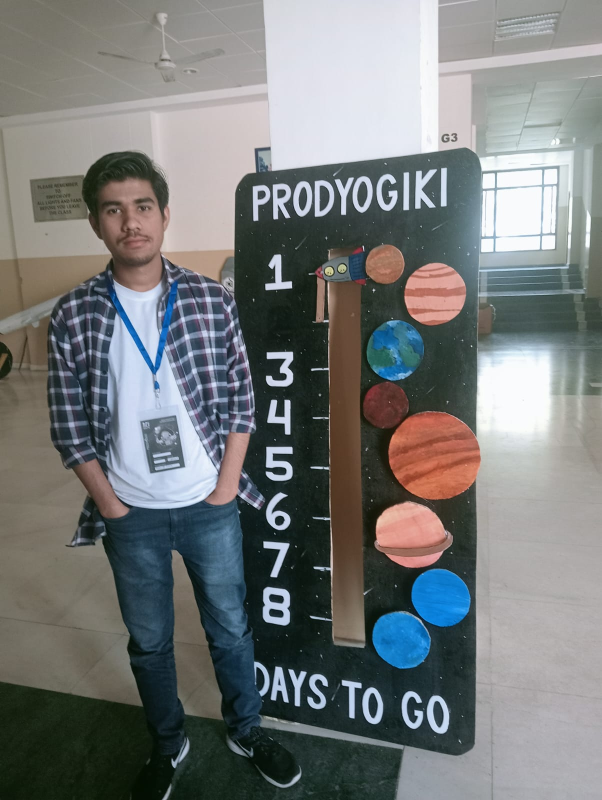
#> input picture my_image/robin.jpg, 1204 x 1600 px, given in place of the camera (shown at 1/2 size)
$ python openCV20.0.py
#> lines starting #> are read from the running program, lines starting #| are printed output that depends on the picture; after the words box and inside, x2 and y2 are one past the last pixel; in counts of white or black regions, pixels touching at a corner belong together
import cv2
import numpy as np

def onTrack1(val):
    global hueLow
    hueLow = val
    print("hue low:", hueLow)

def onTrack2(val):
    global hueHigh
    hueHigh = val
    print("hue high:", hueHigh)


def onTrack3(val):
    global satLow
    satLow = val
    print("sat low:", satLow)

def onTrack4(val):
    global satHigh
    satHigh = val
    print("sat high:", satHigh)

def onTrack5(val):
    global valLow
    valLow = val
    print("val low:", valLow)

def onTrack6(val):
    global valHigh
    valHigh = val
    print("val high:", valHigh)

width = 640
height = 360
x_pos,y_pos=0,0
cam = cv2.VideoCapture(0, cv2.CAP_DSHOW)
cam.set(cv2.CAP_PROP_FRAME_WIDTH, width)
cam.set(cv2.CAP_PROP_FRAME_HEIGHT, height)
cam.set(cv2.CAP_PROP_FPS, 30)
cam.set(cv2.CAP_PROP_FOURCC, cv2.VideoWriter_fourcc(*'MJPG'))

cv2.namedWindow("my tracker")
cv2.moveWindow("my tracker", width, 0)

hueLow, hueHigh = 4, 7
# hueLow2, hueHigh2 = 10, 20
satLow, satHigh = 0, 255
valLow, valHigh = 0, 255


cv2.createTrackbar("hue low", "my tracker", hueLow, 179, onTrack1)
cv2.createTrackbar("hue high", "my tracker", hueHigh, 179, onTrack2)

cv2.createTrackbar("sat low", "my tracker", satLow, 255, onTrack3)
cv2.createTrackbar("sat high", "my tracker", satHigh, 255, onTrack4)
cv2.createTrackbar("val low", "my tracker", valLow, 255, onTrack5)
cv2.createTrackbar("val high", "my tracker", valHigh, 255, onTrack6)

while True:
    ignore, frame = cam.read()
#> frame is the input picture: shape (1600, 1204, 3); mean B, G, R 121.5, 121.7, 118.5
    frameHSV = cv2.cvtColor(frame, cv2.COLOR_BGR2HSV)
#> frameHSV: shape (1600, 1204, 3); mean H, S, V 67.4, 56.4, 131.5
    lowerBound = np.array([hueLow, satLow, valLow])
    upperBound = np.array([hueHigh, satHigh, valHigh])


    myMask = cv2.inRange(frameHSV, lowerBound, upperBound)
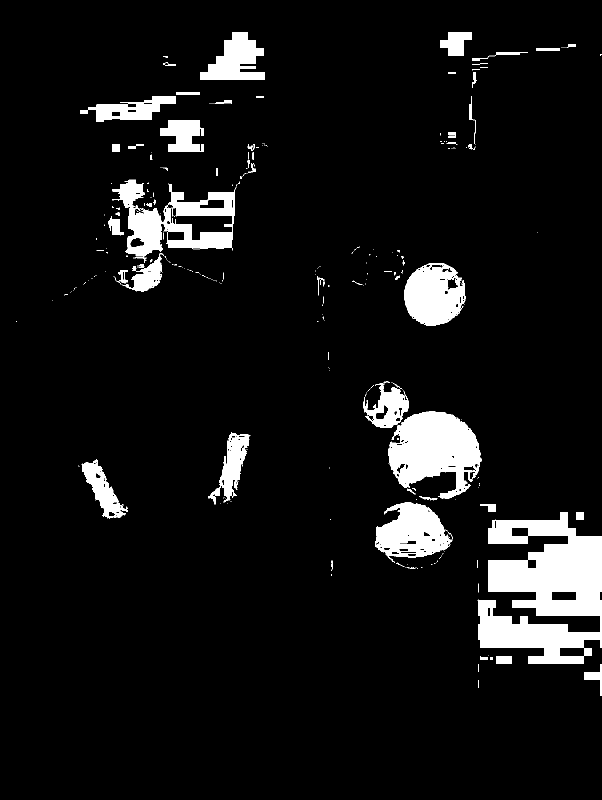
#> myMask: shape (1600, 1204) (shown at 1/2 size); 7.7% white; 324 white regions (246 under 20 px)


    contours, _ = cv2.findContours(myMask, cv2.RETR_EXTERNAL, cv2.CHAIN_APPROX_SIMPLE)
#> contours = 322 contours, 266 with area under 20; largest, box (x1, y1, x2, y2) and area: (955, 1024, 1204, 1328) 48620, (776, 823, 961, 998) 20838, (224, 359, 473, 514) 20406, (808, 526, 932, 652) 11672, (750, 1004, 905, 1126) 11550

    for contour in contours:
        area = cv2.contourArea(contour)
        if area >= 450:

            x, y, w, h = cv2.boundingRect(contour)
            cv2.rectangle(frame, (x, y), (x+w, y+h), (0, 0, 255), 2)
            # cv2.drawContours(frame, [contour], 0, (255, 0, 0), 2)

            x_pos=x
            y_pos=y
            x_pos=int(x_pos/width*1920)
            y_pos=int(y_pos/height*1080)
#> this loop made 322 passes
#> (area, x, y, w, h, x_pos, y_pos) on passes 2, 5, 35, 40, 63, 68, 72, 83, 173, 193, 210, 233: (670, 1168, 1328, 36, 64, 3504, 3984), (464.5, 992, 1312, 32, 16, 2976, 3936), (48619.5, 955, 1024, 249, 304, 2865, 3072), (11550, 750, 1004, 155, 122, 2250, 3012), (4110.5, 163, 919, 93, 118, 489, 2757), (4092.5, 438, 865, 63, 140, 1314, 2595), (20838, 776, 823, 185, 175, 2328, 2469), (4282, 726, 766, 91, 90, 2178, 2298), (11672, 808, 526, 124, 126, 2424, 1578), (2361, 244, 506, 84, 78, 732, 1517), (618.5, 216, 433, 32, 38, 648, 1299), (20406, 224, 359, 249, 155, 672, 1077)
#> area on passes 6, 37, 47, 49, 52: 75.5, 273, 75, 28.5, 273
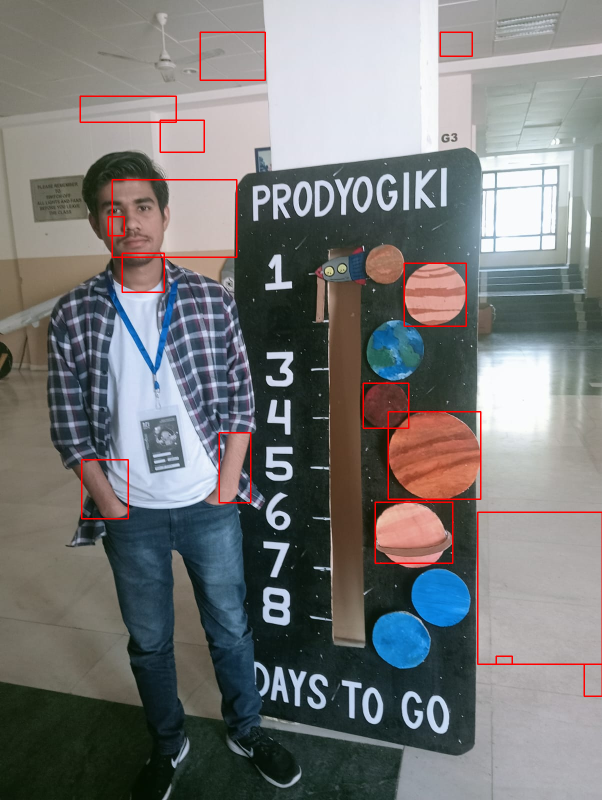
#> frame: shape (1600, 1204, 3) (shown at 1/2 size); 1.05% of pixels changed, all inside (x1, y1, x2, y2) = (159, 63, 1204, 1394)

    myObject = cv2.bitwise_and(frame, frame, mask=myMask)
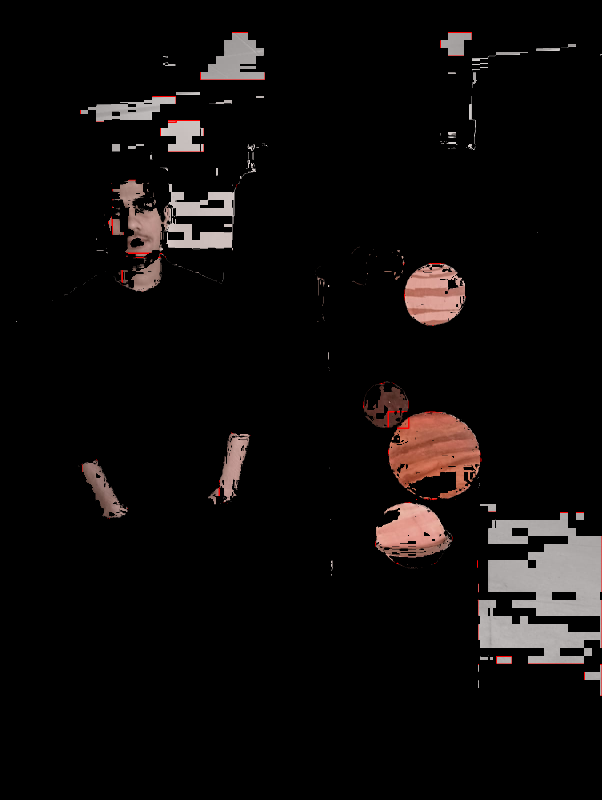
#> myObject: shape (1600, 1204, 3) (shown at 1/2 size); mean B, G, R 10.7, 11.2, 13.8

    # cv2.imshow("my object", myObject)
    myObjectSmall = cv2.resize(myObject, (int(width/2), int(height/2)))
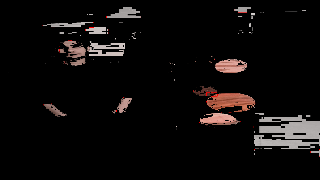
#> myObjectSmall: shape (180, 320, 3); mean B, G, R 10.9, 11.4, 13.9
    cv2.imshow("my object small", myObjectSmall)
    cv2.moveWindow("my object small", int(width/2), height)

    # cv2.imshow("my mask", myMask)
    myMaskSmall = cv2.resize(myMask, (int(width/2), int(height/2)))
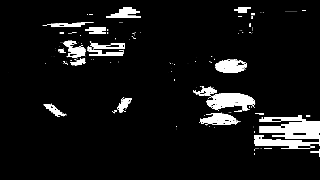
#> myMaskSmall: shape (180, 320); min 0, max 255, mean 19.7
    cv2.imshow("my mask small", myMaskSmall)
    cv2.moveWindow("my mask small", 0, height)


    cv2.imshow('my WEBcam', frame)
    cv2.moveWindow('my WEBcam', x_pos, y_pos)

    if cv2.waitKey(1) & 0xff == ord('q'):
#> (key q is pressed here)
        break

cam.release()
cv2.destroyAllWindows()
